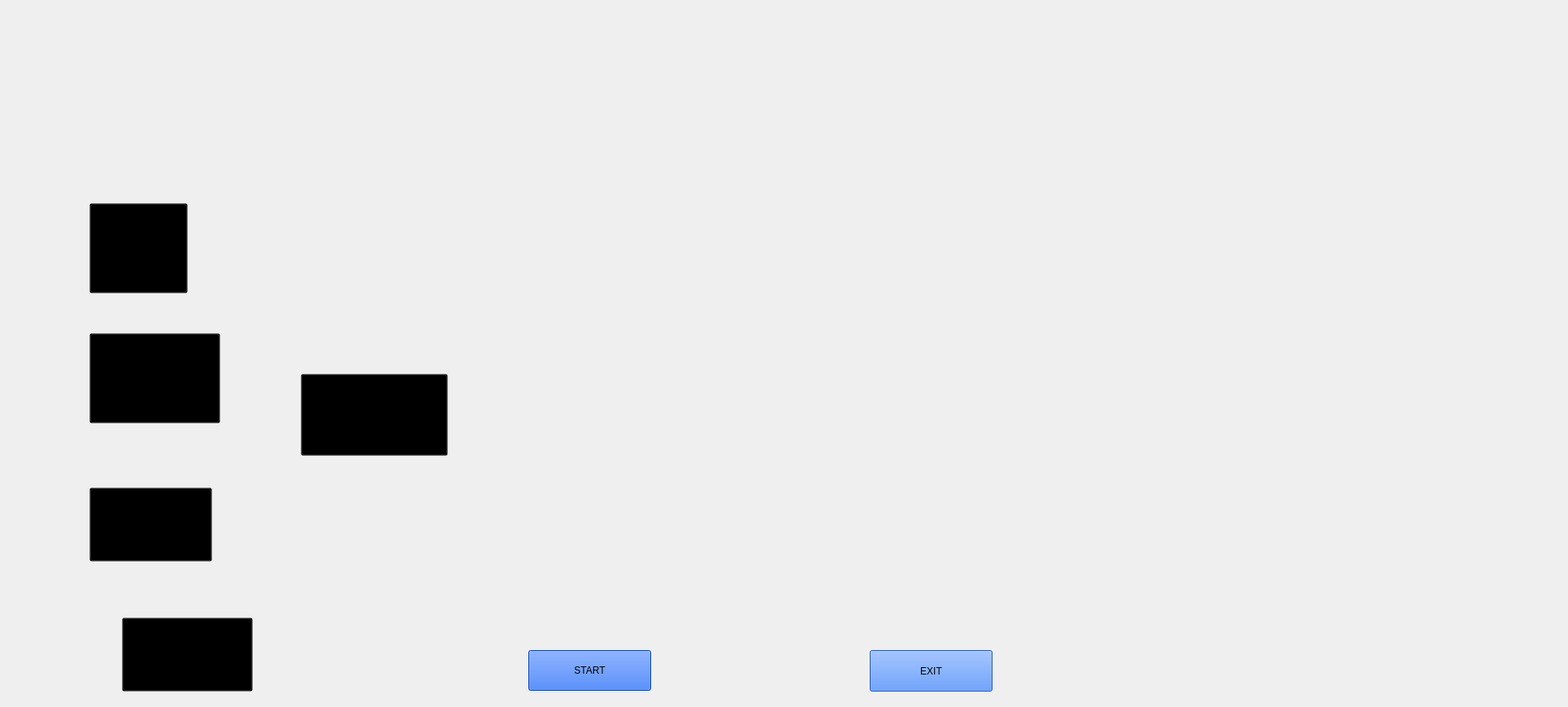
<?xml version="1.0" encoding="UTF-8"?>
<ui version="4.0">
 <class>Voice_assistant</class>
 <widget class="QMainWindow" name="Voice_assistant">
  <property name="geometry">
   <rect>
    <x>0</x>
    <y>0</y>
    <width>1929</width>
    <height>870</height>
   </rect>
  </property>
  <property name="windowTitle">
   <string>MainWindow</string>
  </property>
  <widget class="QWidget" name="centralwidget">
   <widget class="QLabel" name="label">
    <property name="geometry">
     <rect>
      <x>-60</x>
      <y>0</y>
      <width>1971</width>
      <height>1141</height>
     </rect>
    </property>
    <property name="text">
     <string/>
    </property>
    <property name="pixmap">
     <pixmap>Black_Template.jpg</pixmap>
    </property>
    <property name="scaledContents">
     <bool>true</bool>
    </property>
   </widget>
   <widget class="QLabel" name="label_3">
    <property name="geometry">
     <rect>
      <x>10</x>
      <y>-90</y>
      <width>551</width>
      <height>341</height>
     </rect>
    </property>
    <property name="text">
     <string/>
    </property>
    <property name="pixmap">
     <pixmap>initial.gif</pixmap>
    </property>
    <property name="scaledContents">
     <bool>true</bool>
    </property>
    <property name="wordWrap">
     <bool>false</bool>
    </property>
   </widget>
   <widget class="QPushButton" name="pushButton">
    <property name="geometry">
     <rect>
      <x>650</x>
      <y>800</y>
      <width>151</width>
      <height>50</height>
     </rect>
    </property>
    <property name="styleSheet">
     <string notr="true">background-color: rgb(0, 85, 255);
font: 75 italic 18pt &quot;Segoe UI&quot;;</string>
    </property>
    <property name="text">
     <string>START</string>
    </property>
   </widget>
   <widget class="QPushButton" name="pushButton_2">
    <property name="geometry">
     <rect>
      <x>1070</x>
      <y>800</y>
      <width>151</width>
      <height>51</height>
     </rect>
    </property>
    <property name="styleSheet">
     <string notr="true">color: rgb(170, 85, 0);
font: 75 8pt &quot;MS Shell Dlg 2&quot;;
background-color: rgb(42, 117, 255);
font: 75 italic 18pt &quot;Segoe UI&quot;;
color: rgb(0, 0, 0);</string>
    </property>
    <property name="text">
     <string>EXIT</string>
    </property>
   </widget>
   <widget class="QLabel" name="voice_label">
    <property name="geometry">
     <rect>
      <x>670</x>
      <y>100</y>
      <width>611</width>
      <height>501</height>
     </rect>
    </property>
    <property name="text">
     <string/>
    </property>
    <property name="pixmap">
     <pixmap>flo-motion_5sec.gif</pixmap>
    </property>
    <property name="scaledContents">
     <bool>true</bool>
    </property>
   </widget>
   <widget class="QTextBrowser" name="textBrowser">
    <property name="geometry">
     <rect>
      <x>1550</x>
      <y>40</y>
      <width>361</width>
      <height>71</height>
     </rect>
    </property>
    <property name="styleSheet">
     <string notr="true">background-color: Transparent;
font: 75 18pt &quot;MS Shell Dlg 2&quot;;
color:rgb(2, 200, 144)</string>
    </property>
   </widget>
   <widget class="QLabel" name="label_2">
    <property name="geometry">
     <rect>
      <x>1520</x>
      <y>20</y>
      <width>401</width>
      <height>101</height>
     </rect>
    </property>
    <property name="text">
     <string/>
    </property>
    <property name="pixmap">
     <pixmap>button_background.jpg</pixmap>
    </property>
    <property name="scaledContents">
     <bool>true</bool>
    </property>
   </widget>
   <widget class="QLabel" name="label_9">
    <property name="geometry">
     <rect>
      <x>1520</x>
      <y>170</y>
      <width>401</width>
      <height>101</height>
     </rect>
    </property>
    <property name="text">
     <string/>
    </property>
    <property name="pixmap">
     <pixmap>button_background.jpg</pixmap>
    </property>
    <property name="scaledContents">
     <bool>true</bool>
    </property>
   </widget>
   <widget class="QTextBrowser" name="textBrowser_2">
    <property name="geometry">
     <rect>
      <x>1540</x>
      <y>190</y>
      <width>361</width>
      <height>71</height>
     </rect>
    </property>
    <property name="styleSheet">
     <string notr="true">background-color: Transparent;
font: 75 18pt &quot;MS Shell Dlg 2&quot;;
color:rgb(2, 200, 144)</string>
    </property>
   </widget>
   <widget class="QLabel" name="label_10">
    <property name="geometry">
     <rect>
      <x>1520</x>
      <y>300</y>
      <width>401</width>
      <height>101</height>
     </rect>
    </property>
    <property name="text">
     <string/>
    </property>
    <property name="pixmap">
     <pixmap>button_background.jpg</pixmap>
    </property>
    <property name="scaledContents">
     <bool>true</bool>
    </property>
   </widget>
   <widget class="QTextBrowser" name="textBrowser_3">
    <property name="geometry">
     <rect>
      <x>1540</x>
      <y>310</y>
      <width>361</width>
      <height>71</height>
     </rect>
    </property>
    <property name="styleSheet">
     <string notr="true">background-color: Transparent;
font: 75 18pt &quot;MS Shell Dlg 2&quot;;
color:rgb(2, 200, 144)</string>
    </property>
   </widget>
   <widget class="QLabel" name="circle_gif">
    <property name="geometry">
     <rect>
      <x>1470</x>
      <y>560</y>
      <width>451</width>
      <height>291</height>
     </rect>
    </property>
    <property name="text">
     <string/>
    </property>
    <property name="pixmap">
     <pixmap>moving_circle.gif</pixmap>
    </property>
    <property name="scaledContents">
     <bool>true</bool>
    </property>
   </widget>
   <widget class="QPushButton" name="Youtube">
    <property name="geometry">
     <rect>
      <x>110</x>
      <y>600</y>
      <width>151</width>
      <height>91</height>
     </rect>
    </property>
    <property name="styleSheet">
     <string notr="true">background:transparent</string>
    </property>
    <property name="text">
     <string>PushButton</string>
    </property>
   </widget>
   <widget class="QPushButton" name="whatsappweb_button">
    <property name="geometry">
     <rect>
      <x>150</x>
      <y>760</y>
      <width>161</width>
      <height>91</height>
     </rect>
    </property>
    <property name="styleSheet">
     <string notr="true">background:transparent</string>
    </property>
    <property name="text">
     <string>PushButton</string>
    </property>
   </widget>
   <widget class="QPushButton" name="mail_pushbutton">
    <property name="geometry">
     <rect>
      <x>110</x>
      <y>410</y>
      <width>161</width>
      <height>111</height>
     </rect>
    </property>
    <property name="styleSheet">
     <string notr="true">background:transparent</string>
    </property>
    <property name="text">
     <string>PushButton</string>
    </property>
   </widget>
   <widget class="QPushButton" name="chrome">
    <property name="geometry">
     <rect>
      <x>110</x>
      <y>250</y>
      <width>121</width>
      <height>111</height>
     </rect>
    </property>
    <property name="styleSheet">
     <string notr="true">background:transparent</string>
    </property>
    <property name="text">
     <string>PushButton</string>
    </property>
   </widget>
   <widget class="QLabel" name="chrome_label">
    <property name="geometry">
     <rect>
      <x>30</x>
      <y>240</y>
      <width>141</width>
      <height>121</height>
     </rect>
    </property>
    <property name="text">
     <string/>
    </property>
    <property name="pixmap">
     <pixmap>google.png</pixmap>
    </property>
    <property name="scaledContents">
     <bool>true</bool>
    </property>
   </widget>
   <widget class="QLabel" name="mail_background">
    <property name="geometry">
     <rect>
      <x>40</x>
      <y>410</y>
      <width>161</width>
      <height>111</height>
     </rect>
    </property>
    <property name="text">
     <string/>
    </property>
    <property name="pixmap">
     <pixmap>gmail.png</pixmap>
    </property>
    <property name="scaledContents">
     <bool>true</bool>
    </property>
   </widget>
   <widget class="QLabel" name="youtube_label">
    <property name="geometry">
     <rect>
      <x>30</x>
      <y>590</y>
      <width>161</width>
      <height>111</height>
     </rect>
    </property>
    <property name="text">
     <string/>
    </property>
    <property name="pixmap">
     <pixmap>youtube.png</pixmap>
    </property>
    <property name="scaledContents">
     <bool>true</bool>
    </property>
   </widget>
   <widget class="QLabel" name="whatsapp_web_label">
    <property name="geometry">
     <rect>
      <x>50</x>
      <y>750</y>
      <width>161</width>
      <height>91</height>
     </rect>
    </property>
    <property name="text">
     <string/>
    </property>
    <property name="pixmap">
     <pixmap>whatsapp.png</pixmap>
    </property>
    <property name="scaledContents">
     <bool>true</bool>
    </property>
   </widget>
   <widget class="QPushButton" name="spotify_button">
    <property name="geometry">
     <rect>
      <x>370</x>
      <y>460</y>
      <width>181</width>
      <height>101</height>
     </rect>
    </property>
    <property name="styleSheet">
     <string notr="true">background:transparent</string>
    </property>
    <property name="text">
     <string>PushButton</string>
    </property>
   </widget>
   <widget class="QLabel" name="spotify_gif">
    <property name="geometry">
     <rect>
      <x>360</x>
      <y>400</y>
      <width>181</width>
      <height>121</height>
     </rect>
    </property>
    <property name="text">
     <string/>
    </property>
    <property name="pixmap">
     <pixmap>spotify.png</pixmap>
    </property>
    <property name="scaledContents">
     <bool>true</bool>
    </property>
   </widget>
   <zorder>label</zorder>
   <zorder>pushButton</zorder>
   <zorder>pushButton_2</zorder>
   <zorder>label_9</zorder>
   <zorder>label_2</zorder>
   <zorder>label_10</zorder>
   <zorder>textBrowser</zorder>
   <zorder>voice_label</zorder>
   <zorder>label_3</zorder>
   <zorder>circle_gif</zorder>
   <zorder>textBrowser_2</zorder>
   <zorder>textBrowser_3</zorder>
   <zorder>Youtube</zorder>
   <zorder>whatsappweb_button</zorder>
   <zorder>mail_pushbutton</zorder>
   <zorder>chrome</zorder>
   <zorder>chrome_label</zorder>
   <zorder>mail_background</zorder>
   <zorder>youtube_label</zorder>
   <zorder>whatsapp_web_label</zorder>
   <zorder>spotify_button</zorder>
   <zorder>spotify_gif</zorder>
  </widget>
 </widget>
 <tabstops>
  <tabstop>pushButton_2</tabstop>
  <tabstop>pushButton</tabstop>
 </tabstops>
 <resources/>
 <connections/>
</ui>
